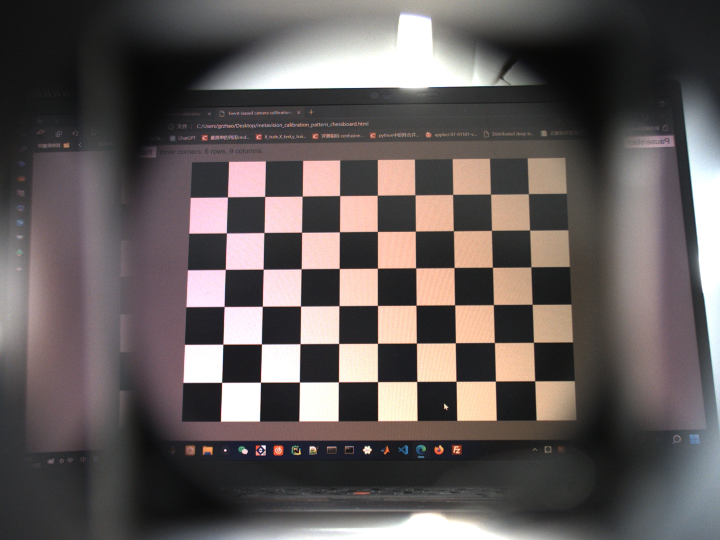
%> input picture align_frame_event_pixel/calibration/rgb/1.png, 1440 x 1080 px (shown at 1/2 size); its folder holds only this picture in this run
$ octave calculate_homography.m   (GNU Octave 9; MATLAB toolbox functions it lacks are replaced by stand-ins)
%> lines starting %> are read from the running program, lines starting %| are printed output that depends on the picture
### matlab_preprocess/sort_nat.m
function [cs,index] = sort_nat(c,mode)
%sort_nat: Natural order sort of cell array of strings.
% usage:  [S,INDEX] = sort_nat(C)
%
% where,
%    C is a cell array (vector) of strings to be sorted.
%    S is C, sorted in natural order.
%    INDEX is the sort order such that S = C(INDEX);
%
% Natural order sorting sorts strings containing digits in a way such that
% the numerical value of the digits is taken into account.  It is
% especially useful for sorting file names containing index numbers with
% different numbers of digits.  Often, people will use leading zeros to get
% the right sort order, but with this function you don't have to do that.
% For example, if C = {'file1.txt','file2.txt','file10.txt'}, a normal sort
% will give you
%
%       {'file1.txt'  'file10.txt'  'file2.txt'}
%
% whereas, sort_nat will give you
%
%       {'file1.txt'  'file2.txt'  'file10.txt'}
%
% See also: sort
% Version: 1.4, 22 January 2011
% Author:  Douglas M. Schwarz
% Email:   dmschwarz=ieee*org, dmschwarz=urgrad*rochester*edu
% Real_email = regexprep(Email,{'=','*'},{'@','.'})
% Set default value for mode if necessary.
if nargin < 2
	mode = 'ascend';
end
% Make sure mode is either 'ascend' or 'descend'.
modes = strcmpi(mode,{'ascend','descend'});
is_descend = modes(2);
if ~any(modes)
	error('sort_nat:sortDirection',...
		'sorting direction must be ''ascend'' or ''descend''.')
end
% Replace runs of digits with '0'.
c2 = regexprep(c,'\d+','0');
% Compute char version of c2 and locations of zeros.
s1 = char(c2);
z = s1 == '0';
% Extract the runs of digits and their start and end indices.
[digruns,first,last] = regexp(c,'\d+','match','start','end');
% Create matrix of numerical values of runs of digits and a matrix of the
% number of digits in each run.
num_str = length(c);
max_len = size(s1,2);
num_val = NaN(num_str,max_len);
num_dig = NaN(num_str,max_len);
for i = 1:num_str
	num_val(i,z(i,:)) = sscanf(sprintf('%s ',digruns{i}{:}),'%f');
	num_dig(i,z(i,:)) = last{i} - first{i} + 1;
end
% Find columns that have at least one non-NaN.  Make sure activecols is a
% 1-by-n vector even if n = 0.
activecols = reshape(find(~all(isnan(num_val))),1,[]);
n = length(activecols);
% Compute which columns in the composite matrix get the numbers.
numcols = activecols + (1:2:2*n);
% Compute which columns in the composite matrix get the number of digits.
ndigcols = numcols + 1;
% Compute which columns in the composite matrix get chars.
charcols = true(1,max_len + 2*n);
charcols(numcols) = false;
charcols(ndigcols) = false;
% Create and fill composite matrix, comp.
comp = zeros(num_str,max_len + 2*n);
comp(:,charcols) = double(s1);
comp(:,numcols) = num_val(:,activecols);
comp(:,ndigcols) = num_dig(:,activecols);
% Sort rows of composite matrix and use index to sort c in ascending or
% descending order, depending on mode.
[unused,index] = sortrows(comp);
if is_descend
	index = index(end:-1:1);
end
index = reshape(index,size(c));

% idx = randperm(length(index));
% index = index(idx)

cs = c(index);

### align_frame_event_pixel/calculate_homography.m
clc
close all
clear all

mse_list = [];
folder_path1 = 'G:\remote_apperance_gaze_dataset\align_frame_event_pixel\rgb\';
files1 = dir(fullfile(folder_path1, '*.png'));
names_file1 = sort_nat({files1.name});

folder_path2 = 'G:\remote_apperance_gaze_dataset\align_frame_event_pixel\events\';
files2 = dir(fullfile(folder_path2, '*.png'));
names_file2 = sort_nat({files2.name});

imagePoints1_list = [];
imagePoints2_list = [];

for i = 1:45

file_path1 = cell2mat(fullfile(folder_path1, names_file1(i)));
I1 = imread(file_path1);
%> I1 is the input picture: size 1080x1440x3 uint8; mean R, G, B 99.1, 91.6, 90.7

% figure(1)
% imshow(I1)
I1 = rgb2gray(I1);
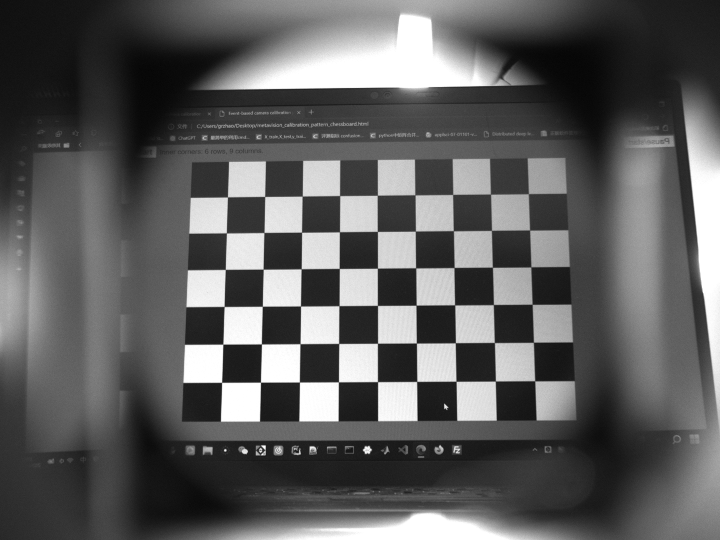
%> I1: size 1080x1440 uint8 (shown at 1/2 size); min 3, max 255, mean 93.8
I1= fliplr(I1);
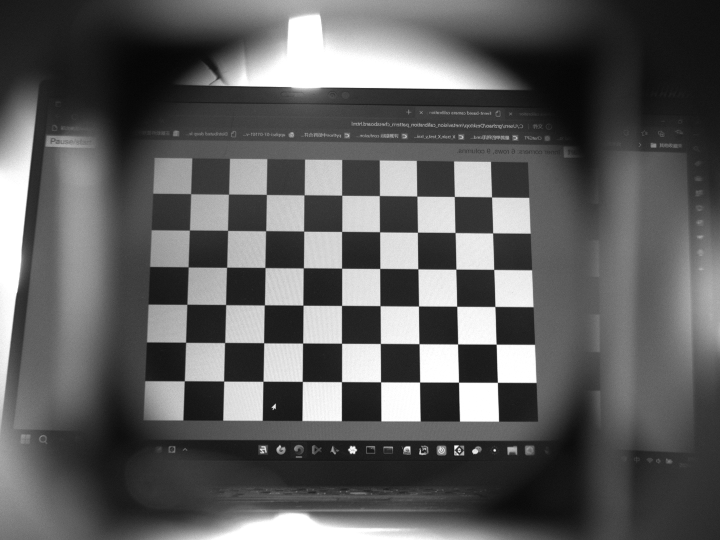
%> I1: size 1080x1440 uint8 (shown at 1/2 size); min 3, max 255, mean 93.8; mean of the top-left, top-right, bottom-left and bottom-right quarters 98.9, 84.7, 98.1, 93.3
I1 = imresize(I1, [ 720 1280], 'Method', 'bicubic');
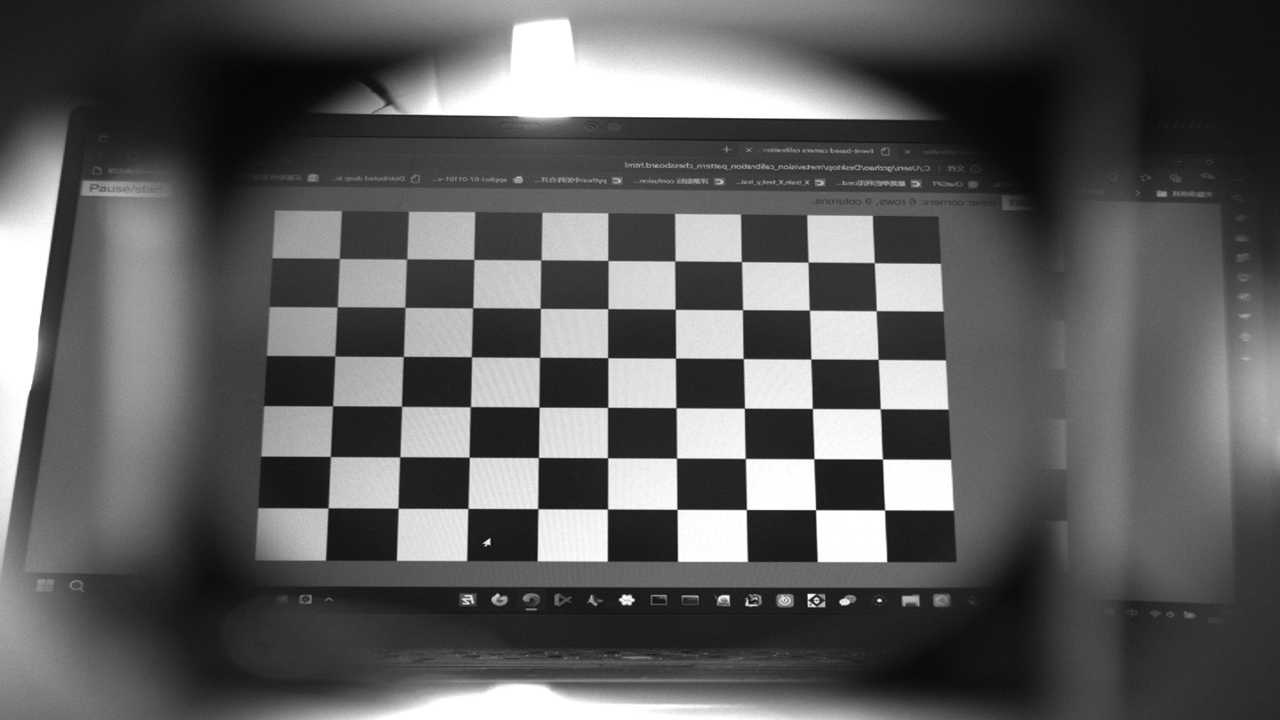
%> I1: size 720x1280 uint8; min 4, max 255, mean 93.8
% figure(2)
% imshow(I1)

%> (the run ends here)

$ run again, on align_frame_event_pixel/calibration/rgb/13.png
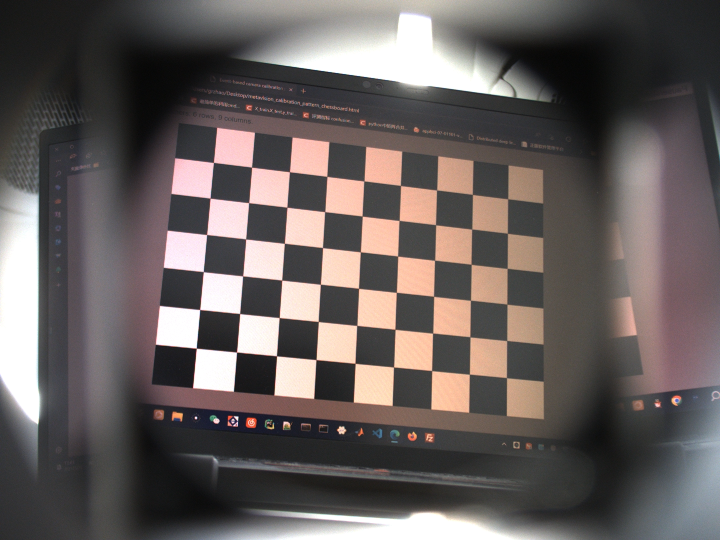
%> input picture align_frame_event_pixel/calibration/rgb/13.png, 1440 x 1080 px (shown at 1/2 size)
%> I1 is the input picture: size 1080x1440x3 uint8; mean R, G, B 102.7, 95, 93.4
%> `I1= fliplr(I1);`:
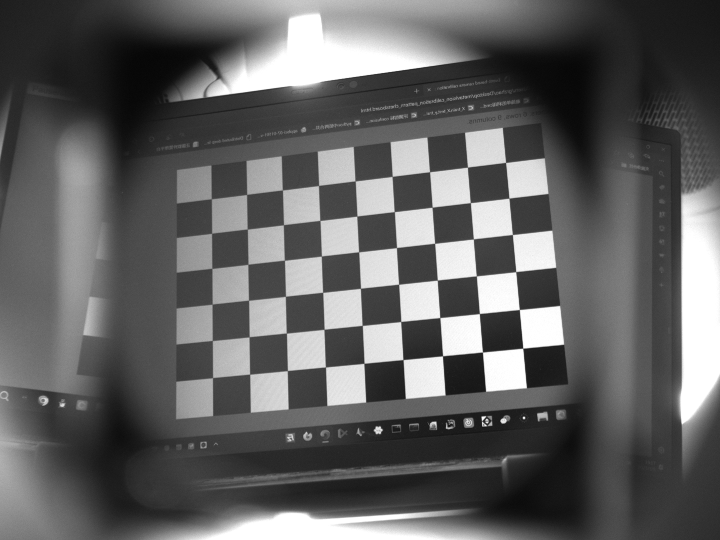
%> I1: size 1080x1440 uint8 (shown at 1/2 size); min 4, max 255, mean 97.1; mean of the top-left, top-right, bottom-left and bottom-right quarters 95.5, 93.8, 100.8, 98.4
%> `I1 = imresize(I1, [ 720 1280], 'Method', 'bicubic');`:
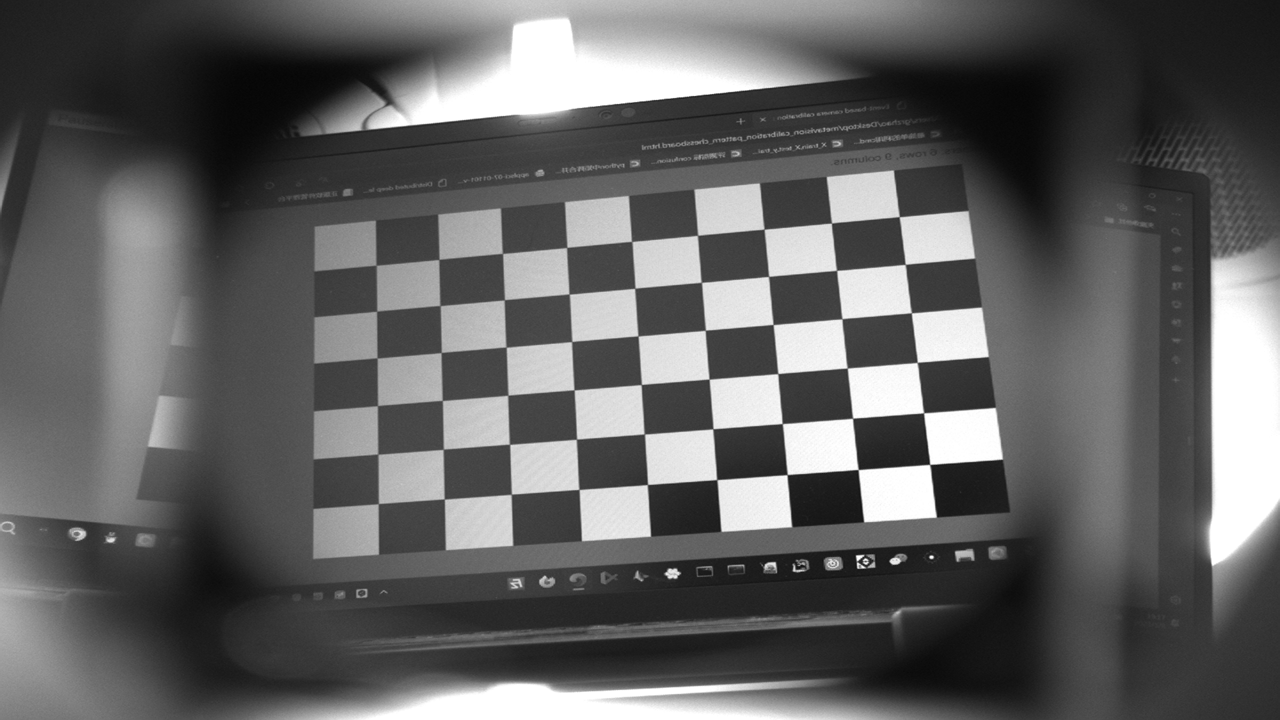
%> I1: size 720x1280 uint8; min 5, max 255, mean 97.1

$ run again, on align_frame_event_pixel/calibration/rgb/10.png
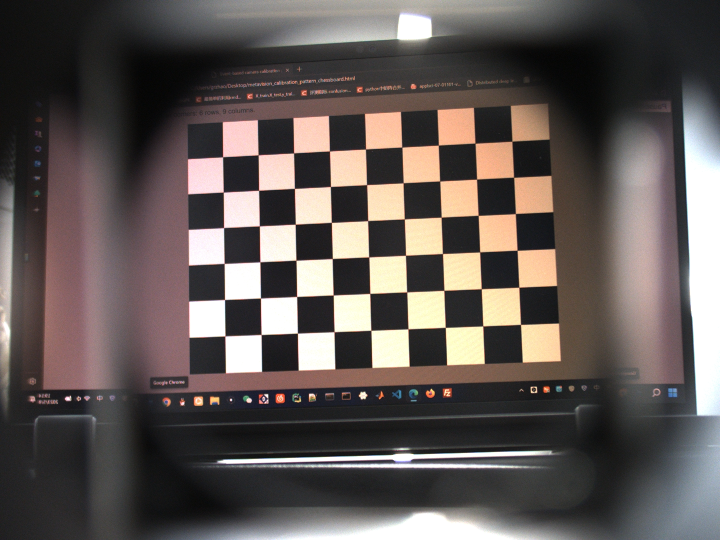
%> input picture align_frame_event_pixel/calibration/rgb/10.png, 1440 x 1080 px (shown at 1/2 size)
%> I1 is the input picture: size 1080x1440x3 uint8; mean R, G, B 96.2, 88.2, 85.3
%> `I1= fliplr(I1);`:
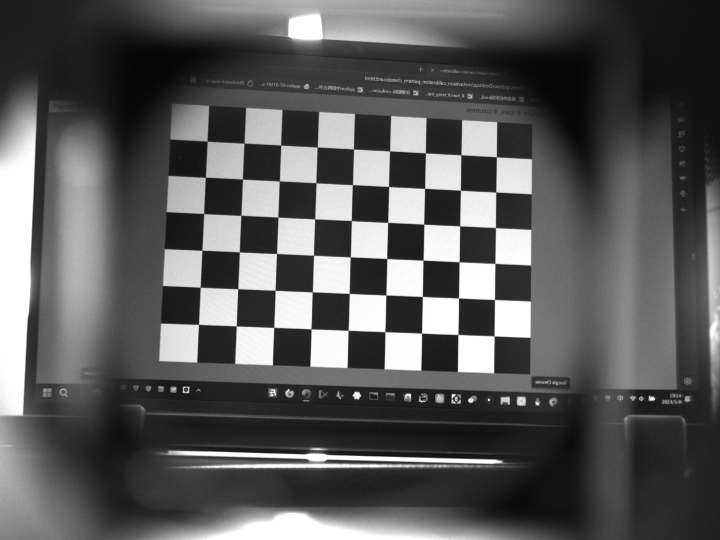
%> I1: size 1080x1440 uint8 (shown at 1/2 size); min 2, max 255, mean 90.3; mean of the top-left, top-right, bottom-left and bottom-right quarters 95.6, 81.2, 101.9, 82.3
%> `I1 = imresize(I1, [ 720 1280], 'Method', 'bicubic');`:
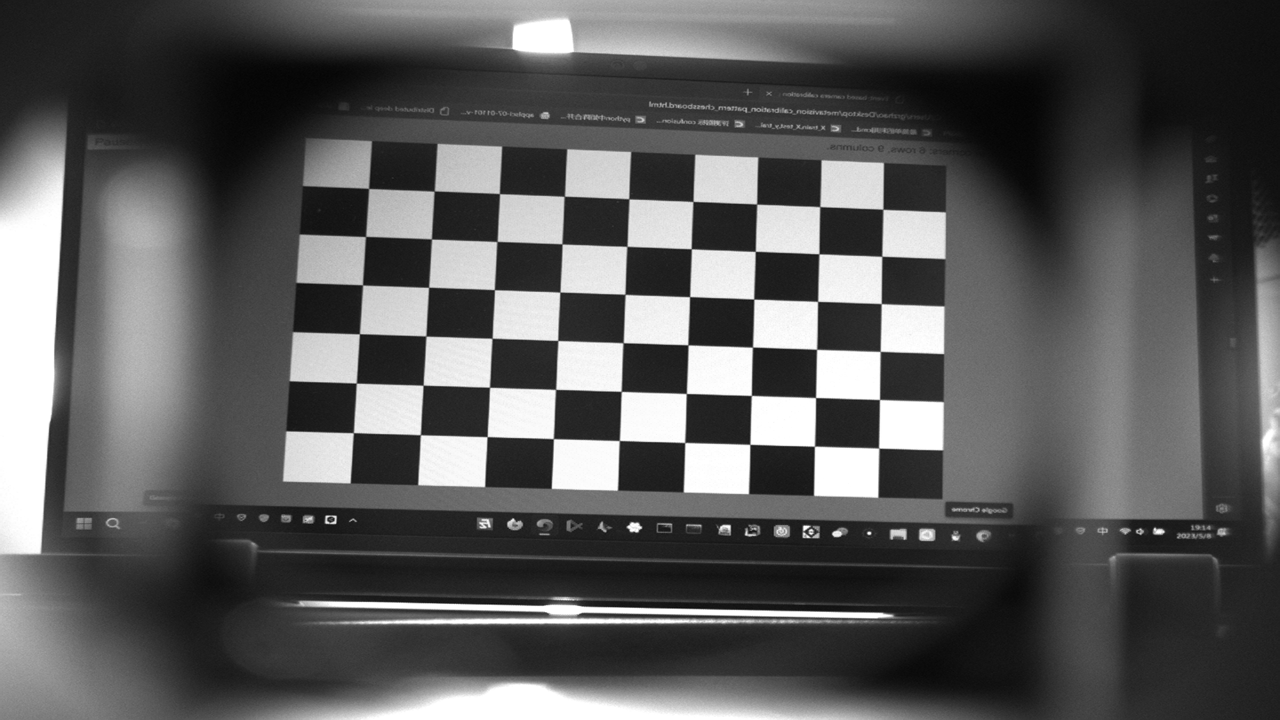
%> I1: size 720x1280 uint8; min 3, max 255, mean 90.3
